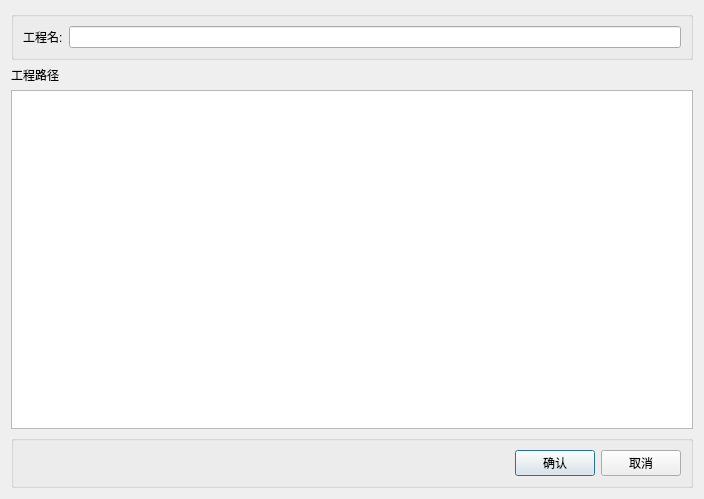
<?xml version="1.0" encoding="UTF-8"?>
<ui version="4.0">
 <class>NewProjectDialog</class>
 <widget class="QDialog" name="NewProjectDialog">
  <property name="geometry">
   <rect>
    <x>0</x>
    <y>0</y>
    <width>704</width>
    <height>499</height>
   </rect>
  </property>
  <property name="windowTitle">
   <string>新建工程</string>
  </property>
  <layout class="QVBoxLayout" name="verticalLayout">
   <item>
    <widget class="QGroupBox" name="groupBox">
     <property name="title">
      <string/>
     </property>
     <layout class="QHBoxLayout" name="horizontalLayout">
      <item>
       <widget class="QLabel" name="label">
        <property name="text">
         <string>工程名:</string>
        </property>
       </widget>
      </item>
      <item>
       <widget class="QLineEdit" name="projectNameEdit"/>
      </item>
     </layout>
    </widget>
   </item>
   <item>
    <widget class="QLabel" name="label_2">
     <property name="text">
      <string>工程路径</string>
     </property>
    </widget>
   </item>
   <item>
    <widget class="QColumnView" name="projectDirView"/>
   </item>
   <item>
    <widget class="QGroupBox" name="groupBox_2">
     <property name="title">
      <string/>
     </property>
     <layout class="QHBoxLayout" name="horizontalLayout_2">
      <item>
       <spacer name="horizontalSpacer">
        <property name="orientation">
         <enum>Qt::Horizontal</enum>
        </property>
        <property name="sizeHint" stdset="0">
         <size>
          <width>40</width>
          <height>20</height>
         </size>
        </property>
       </spacer>
      </item>
      <item>
       <widget class="QPushButton" name="pushOK">
        <property name="text">
         <string>确认</string>
        </property>
       </widget>
      </item>
      <item>
       <widget class="QPushButton" name="pushCancel">
        <property name="text">
         <string>取消</string>
        </property>
       </widget>
      </item>
     </layout>
    </widget>
   </item>
  </layout>
 </widget>
 <resources/>
 <connections>
  <connection>
   <sender>pushOK</sender>
   <signal>clicked()</signal>
   <receiver>NewProjectDialog</receiver>
   <slot>accept()</slot>
   <hints>
    <hint type="sourcelabel">
     <x>534</x>
     <y>461</y>
    </hint>
    <hint type="destinationlabel">
     <x>351</x>
     <y>249</y>
    </hint>
   </hints>
  </connection>
  <connection>
   <sender>pushCancel</sender>
   <signal>clicked()</signal>
   <receiver>NewProjectDialog</receiver>
   <slot>reject()</slot>
   <hints>
    <hint type="sourcelabel">
     <x>634</x>
     <y>461</y>
    </hint>
    <hint type="destinationlabel">
     <x>351</x>
     <y>249</y>
    </hint>
   </hints>
  </connection>
 </connections>
</ui>
